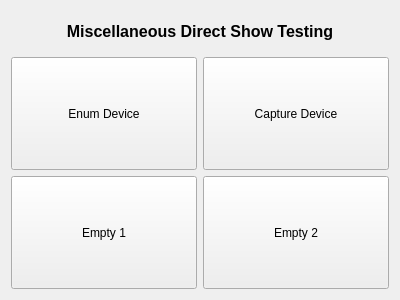
<?xml version="1.0" encoding="UTF-8"?>
<ui version="4.0">
 <class>MiscellaneousDirectShow</class>
 <widget class="MiscellaneousBase" name="MiscellaneousDirectShow">
  <property name="geometry">
   <rect>
    <x>0</x>
    <y>0</y>
    <width>400</width>
    <height>300</height>
   </rect>
  </property>
  <property name="windowTitle">
   <string>MiscellaneousStdSharedPointer</string>
  </property>
  <layout class="QVBoxLayout" name="verticalLayout">
   <item>
    <widget class="QLabel" name="lbTitle">
     <property name="minimumSize">
      <size>
       <width>0</width>
       <height>40</height>
      </size>
     </property>
     <property name="font">
      <font>
       <pointsize>12</pointsize>
       <weight>75</weight>
       <bold>true</bold>
      </font>
     </property>
     <property name="text">
      <string>Miscellaneous Direct Show Testing</string>
     </property>
     <property name="alignment">
      <set>Qt::AlignCenter</set>
     </property>
    </widget>
   </item>
   <item>
    <layout class="QGridLayout" name="gridLayout">
     <property name="leftMargin">
      <number>0</number>
     </property>
     <property name="rightMargin">
      <number>0</number>
     </property>
     <item row="1" column="1">
      <widget class="QPushButton" name="btnEmptyTest_2">
       <property name="sizePolicy">
        <sizepolicy hsizetype="Expanding" vsizetype="Expanding">
         <horstretch>0</horstretch>
         <verstretch>0</verstretch>
        </sizepolicy>
       </property>
       <property name="text">
        <string>Empty 2</string>
       </property>
      </widget>
     </item>
     <item row="0" column="0">
      <widget class="QPushButton" name="btnEnumDeviceTest">
       <property name="sizePolicy">
        <sizepolicy hsizetype="Expanding" vsizetype="Expanding">
         <horstretch>0</horstretch>
         <verstretch>0</verstretch>
        </sizepolicy>
       </property>
       <property name="minimumSize">
        <size>
         <width>140</width>
         <height>30</height>
        </size>
       </property>
       <property name="text">
        <string>Enum Device</string>
       </property>
      </widget>
     </item>
     <item row="0" column="1">
      <widget class="QPushButton" name="btnCaptureDeviceTest">
       <property name="sizePolicy">
        <sizepolicy hsizetype="Expanding" vsizetype="Expanding">
         <horstretch>0</horstretch>
         <verstretch>0</verstretch>
        </sizepolicy>
       </property>
       <property name="text">
        <string>Capture Device</string>
       </property>
      </widget>
     </item>
     <item row="1" column="0">
      <widget class="QPushButton" name="btnEmptyTest_1">
       <property name="sizePolicy">
        <sizepolicy hsizetype="Expanding" vsizetype="Expanding">
         <horstretch>0</horstretch>
         <verstretch>0</verstretch>
        </sizepolicy>
       </property>
       <property name="text">
        <string>Empty 1</string>
       </property>
      </widget>
     </item>
    </layout>
   </item>
  </layout>
 </widget>
 <layoutdefault spacing="6" margin="11"/>
 <customwidgets>
  <customwidget>
   <class>MiscellaneousBase</class>
   <extends>QWidget</extends>
   <header>MiscellaneousBase.h</header>
   <container>1</container>
  </customwidget>
 </customwidgets>
 <resources/>
 <connections/>
</ui>
